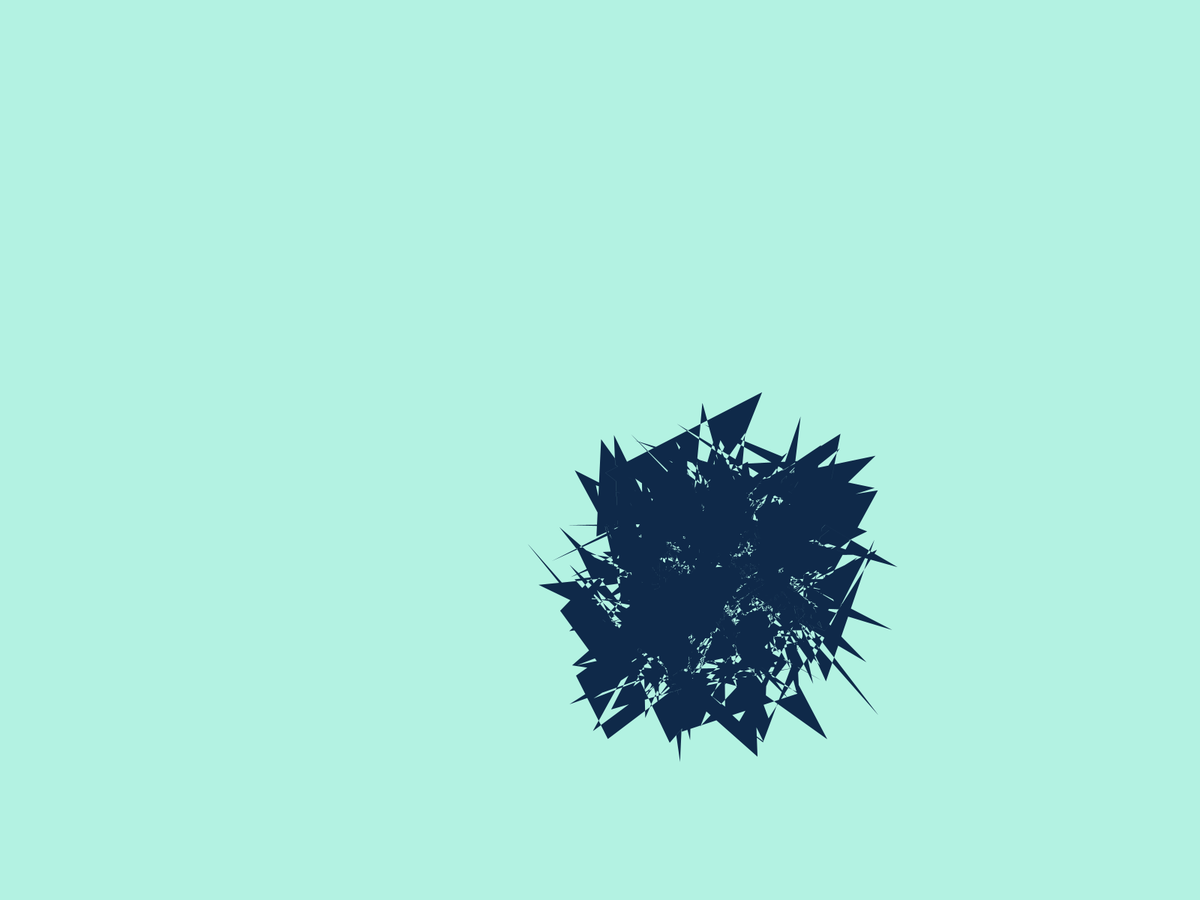
Frame 1 (no input)
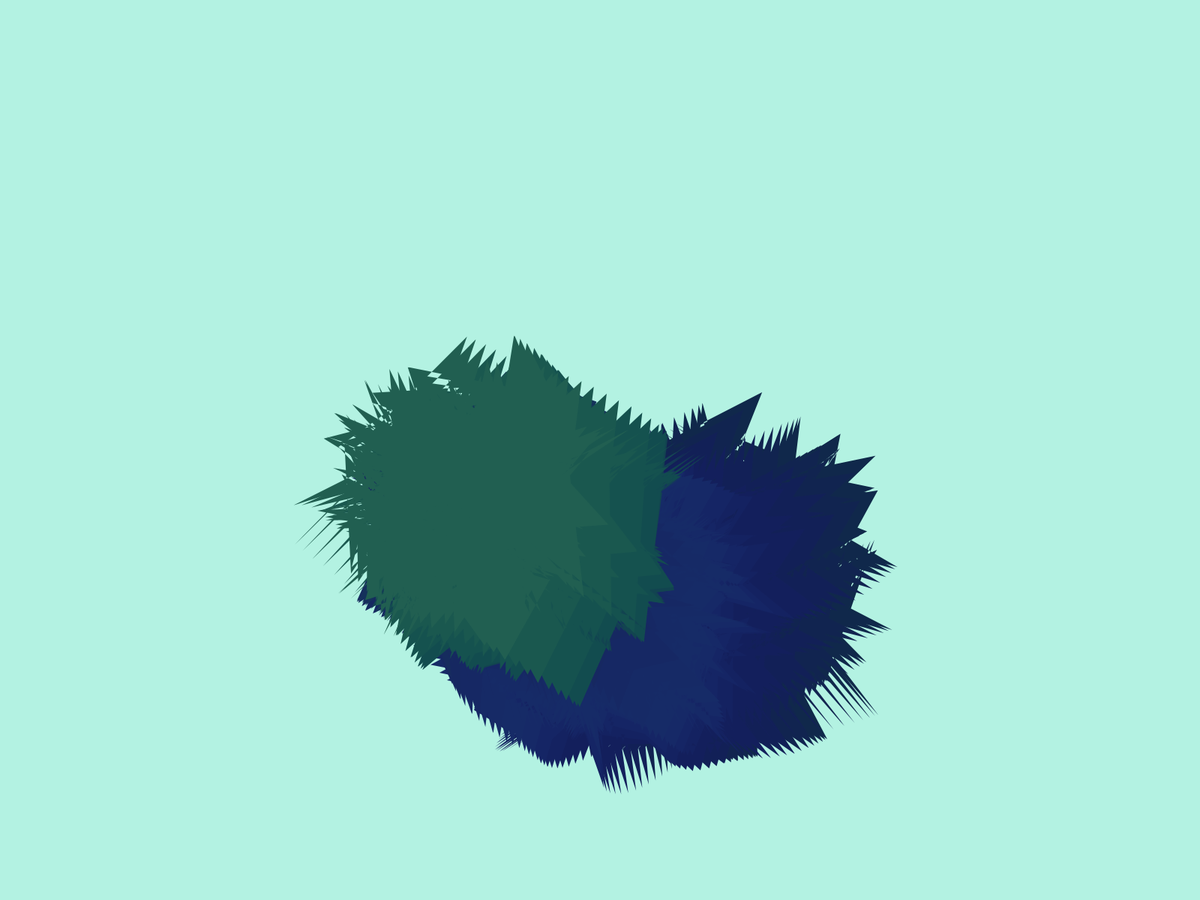
Frame 60 (the mouse pressed at the canvas centre just before this capture)
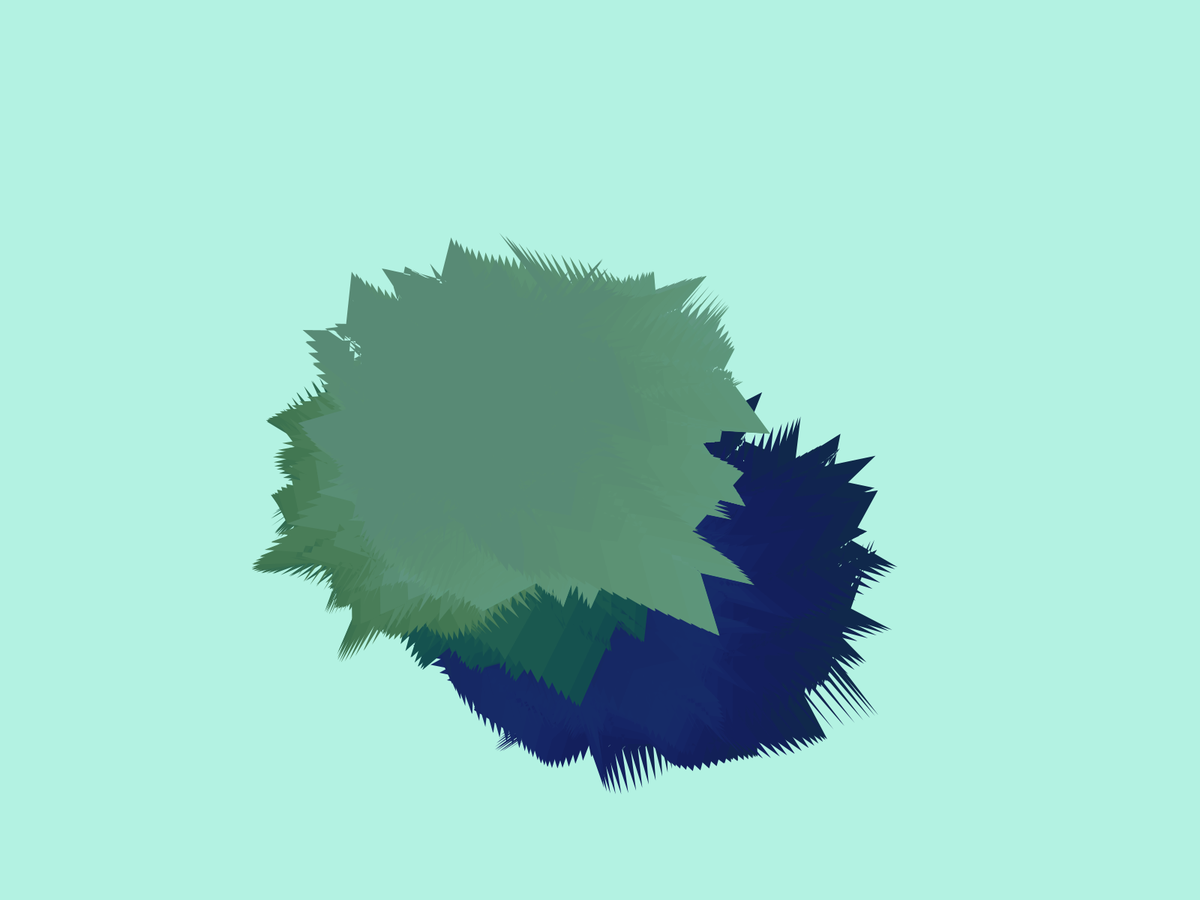
Frame 120 (the mouse held since frame 60 and released just before this capture)

The Processing sketch that drew these frames (run headless with seeded random() and noise(); from frame 60 on, the mouse is pressed at the canvas centre):

// Processing sketch: crazyShapey
// ── crazyShapey.pde
int numVertices = 40;
int size = 100;
int variation = 10000;

void setup() {
  //size(400, 400);
  fullScreen();
  noStroke();
  colorMode(HSB, 360, 100, 100);
  newBack();
}

void draw() {
  // Use Perlin noise to calculate x and y positions
  float x = map(noise(frameCount * 0.01), 0, 1, 0, width);
  float y = map(noise(frameCount * 0.01 + 10000), 0, 1, 0, height);

  // Create a variable to store the number of vertices in the custom shape
  numVertices = 1000;
  size = 300;
  variation = 40;

  // Create arrays to store vertex positions
  float[] xPos = new float[numVertices];
  float[] yPos = new float[numVertices];

  // Use Perlin noise to calculate vertex positions
  for (int i = 0; i < numVertices; i++) {
    xPos[i] = map(noise(frameCount * 0.01 + 20000 + i * variation), 0, 1, x - size, x + size);
    yPos[i] = map(noise(frameCount * 0.01 + 30000 + i * variation), 0, 1, y - size, y + size);
  }

  // Use Perlin noise to calculate hue, saturation, and brightness
  float hue = map(noise(frameCount * 0.01 + 40 * 10000), 0, 1, 0, 360);
  float sat = map(noise(frameCount * 0.01 + 40 * 10000 + 10000), 0, 1, 0, 100);
  float bri = map(noise(frameCount * 0.01 + 40 * 10000 + 20000), 0, 1, 0, 100);

  // Set the fill color using the calculated hue, saturation, and brightness
  fill(hue, sat, bri);

  // Draw a custom shape with changing vertices at the calculated position
  beginShape();
  vertex(x, y);
  for (int i = 0; i < numVertices; i++) {
    vertex(xPos[i], yPos[i]);
  }
  endShape(CLOSE);
}

void newBack(){
  background(random(0, 255), random(0, 100), random(0, 100));
}
